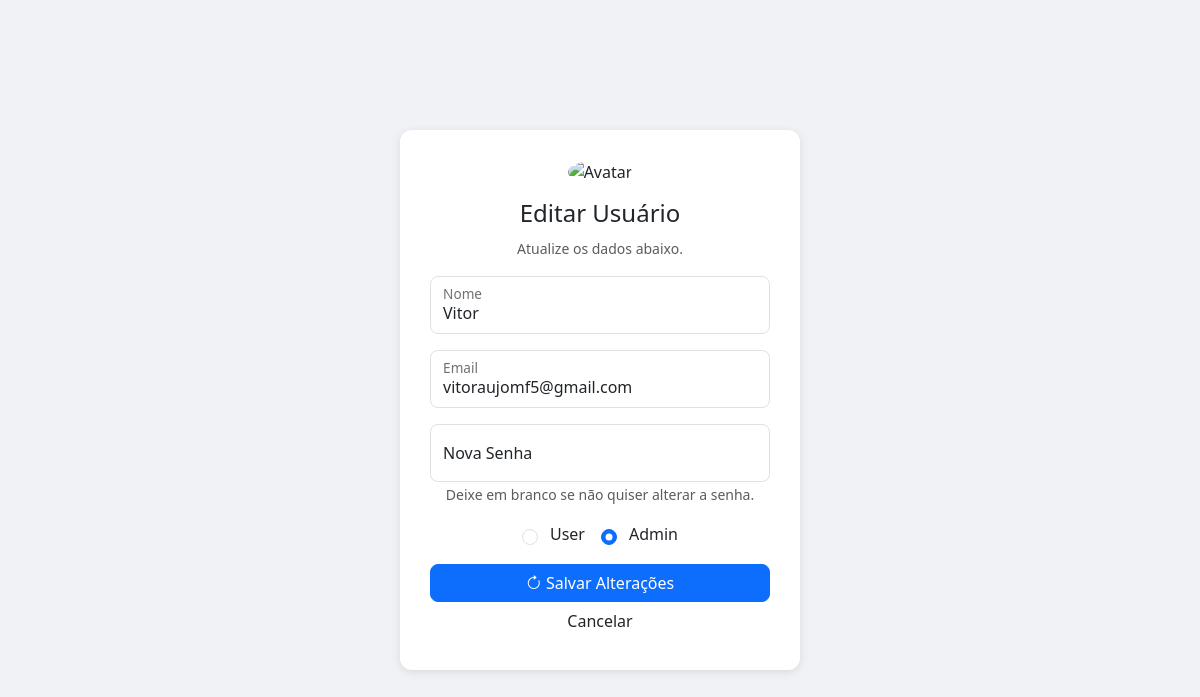
Screenshot of /editarUser.php?id=1 (signed in) with the database file from the repository.
### tables this page shows
CREATE TABLE `cadastro` (
  `id_login` int NOT NULL,
  `nome_login` varchar(140) NOT NULL,
  `email` varchar(140) NOT NULL,
  `senha` varchar(255) NOT NULL,
  `tipo` varchar(10) NOT NULL,
  `data` timestamp NOT NULL DEFAULT CURRENT_TIMESTAMP
);

### editarUser.php (the view, shortened to what this page needs)
<?php
include 'novoconexao.php';
$id = intval($_GET['id']);
$sql = "SELECT * FROM cadastro WHERE id_login = $id";
$result = $conn->query($sql);
$usuario = $result->fetch_assoc();
?>
<!DOCTYPE html>
<html lang="pt-br">
<head>
  <link rel="stylesheet" href="https://cdn.jsdelivr.net/npm/bootstrap-icons@1.11.3/font/bootstrap-icons.min.css">
  <link href="https://cdn.jsdelivr.net/npm/bootstrap@5.3.3/dist/css/bootstrap.min.css" rel="stylesheet">
</head>
<body>
<div class="card-form">
  <img src="https://cdn-icons-png.flaticon.com/512/149/149071.png" class="avatar" alt="Avatar">
  <h4>Editar Usuário</h4>
  <small class="text-muted">Atualize os dados abaixo.</small>
  <form method="POST" class="mt-3">
    <div class="form-floating mb-3">
      <input type="text" class="form-control" id="nome" name="nome" placeholder="Nome" value="<?php echo $usuario['nome_login']; ?>" required>
      <label for="nome">Nome</label>
    </div>
    <div class="form-floating mb-3">
      <input type="email" class="form-control" id="email" name="email" placeholder="email@exemplo.com" value="<?php echo $usuario['email']; ?>" required>
      <label for="email">Email</label>
    </div>
    <div class="form-floating mb-3">
      <input type="password" class="form-control" id="senha" name="senha" placeholder="Preencha apenas se for alterar">
      <label for="senha">Nova Senha</label>
      <small class="text-muted">Deixe em branco se não quiser alterar a senha.</small>
    </div>
    <div class="d-flex justify-content-center mb-3">
      <div class="form-check me-3">
        <input class="form-check-input" type="radio" name="tipo" id="user" value="user" <?php if ($usuario['tipo'] === 'user') echo 'checked'; ?>>
        <label class="form-check-label" for="user">User</label>
      </div>
      <div class="form-check">
        <input class="form-check-input" type="radio" name="tipo" id="admin" value="admin" <?php if ($usuario['tipo'] === 'admin') echo 'checked'; ?>>
        <label class="form-check-label" for="admin">Admin</label>
      </div>
    </div>
    <button type="submit" class="btn btn-primary"> <i class="bi bi-arrow-clockwise"></i> Salvar Alterações</button>
       <a href="gerenciarUser.php" class="btn">Cancelar</a>
  </form>
</div>
</body>
</html>

### editarUser.php (style rules this page uses)
body { background-color: #f0f2f5; display: flex; justify-content: center; align-items: center; height: 100vh; }
.card-form { background-color: white; padding: 30px; border-radius: 12px; box-shadow: 0 2px 10px rgba(0,0,0,0.1); max-width: 400px; width: 100%; text-align: center; }
.avatar { width: 80px; height: 80px; border-radius: 50%; object-fit: cover; margin-bottom: 15px; }
.form-control { border-radius: 8px; }
.btn-primary { width: 100%; border-radius: 8px; }
.form-check-input { margin-top: 7px; }
.form-check-label { margin-left: 4px; }
.bi-arrow-clockwise { color: #fff }

### rows the page displays
cadastro: nome "Vitor", email "vitoraujomf5@gmail.com", tipo "☐ User", tipo "☑ Admin"
